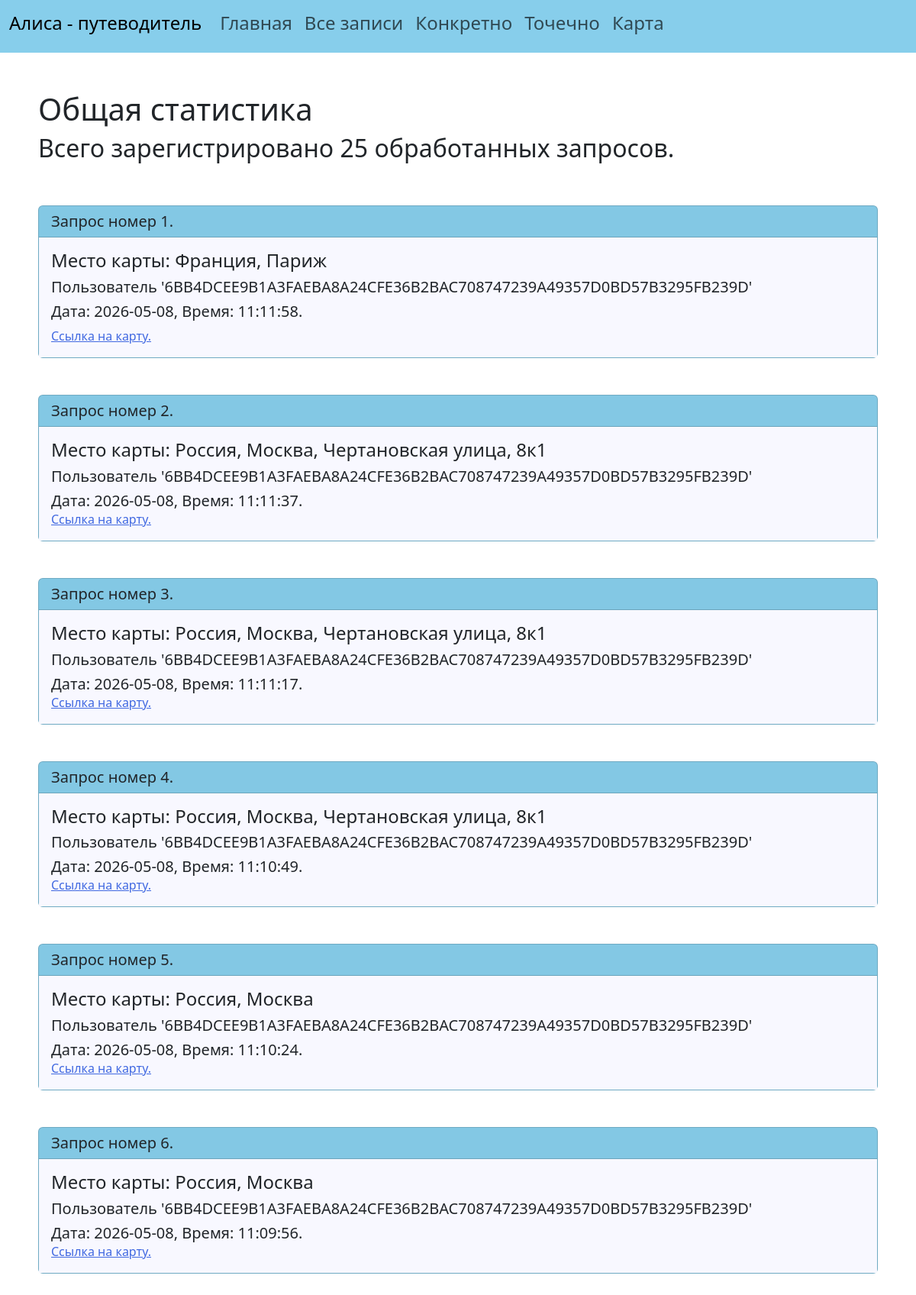
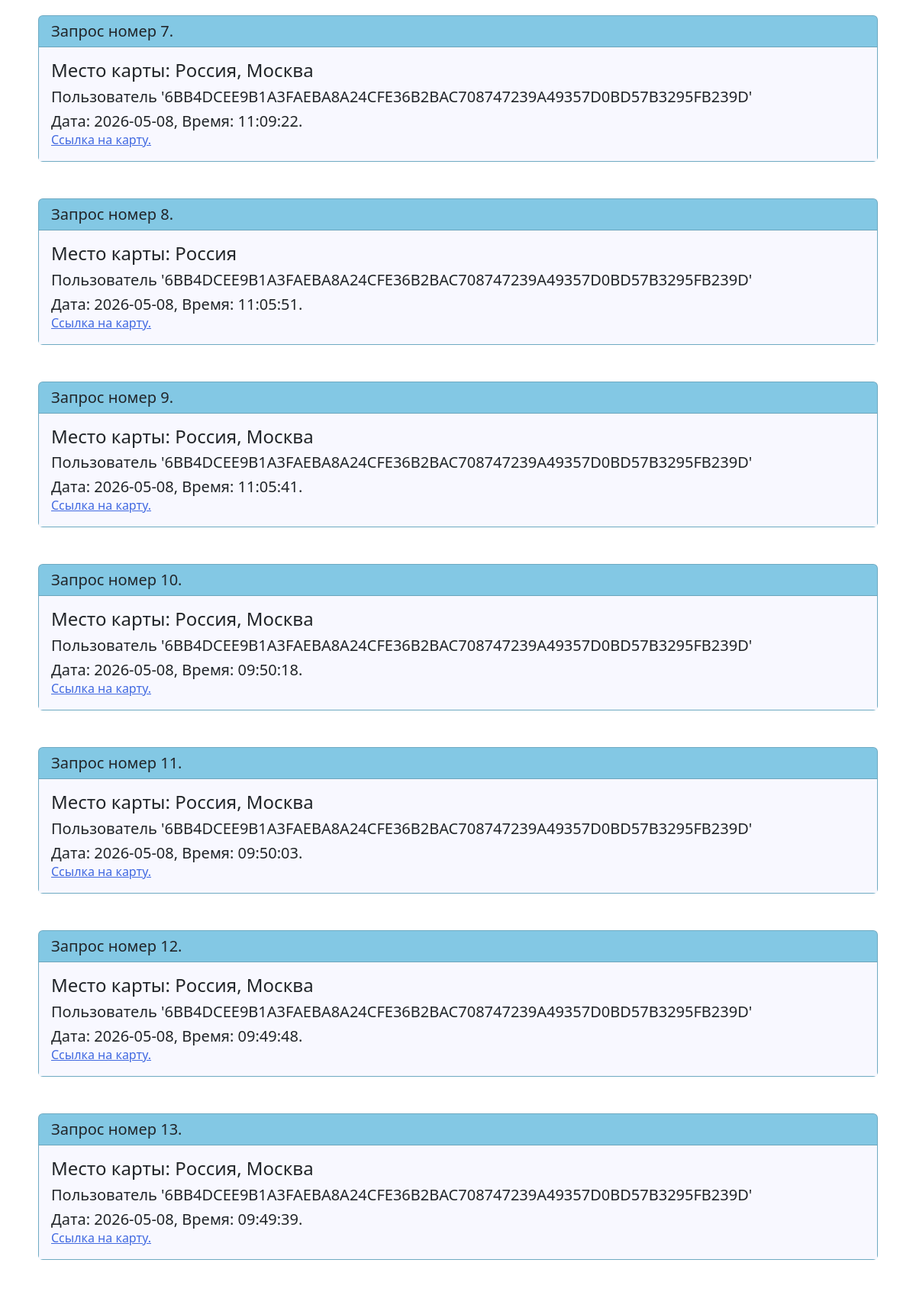
/general_statistics (upper part), run on the app's committed database (2 pictures, top to bottom).
### data/statistics.py (models this page shows)
class Statistics(SqlAlchemyBase):
    __tablename__ = 'statistics'
    id = sqlalchemy.Column(sqlalchemy.Integer, primary_key=True, autoincrement=True)
    user_id = sqlalchemy.Column(sqlalchemy.String, nullable=True)
    url = sqlalchemy.Column(sqlalchemy.String, nullable=False)
    picture_id = sqlalchemy.Column(sqlalchemy.String, nullable=False)
    full_name_place = sqlalchemy.Column(sqlalchemy.String, nullable=False)
    created_date = sqlalchemy.Column(sqlalchemy.DateTime, default=datetime.datetime.now)

### main.py (the view)
@app.route('/general_statistics')
def general_statistics():
    db_sess = db_session.create_session()
    requests = db_sess.query(Statistics).all()
    transform_list = list(map(lambda x: [x.full_name_place, x.user_id,
                                         x.created_date.strftime("Дата: %Y-%m-%d, Время: %H:%M:%S"), x.url], requests))[
        ::-1]
    return render_template('general_statistics.html',
                           number=len(transform_list), requests=transform_list)

### data/db_session.py (called while the page is built)
def create_session() -> Session:
    global __factory
    return __factory()

### templates/general_statistics.html
{% extends "base.html" %}
{% set title = 'Общая Статистика' %}
{% block content %}
    <h1>Общая статистика</h1>
    <h2>Всего зарегистрировано {{number}} обработанных запросов.</h2>
    <br>
    <br>
    {% for line in requests %}
        <div class="card" style="background-color: skyblue">
            <h5 class="card-header">Запрос номер {{loop.index}}.</h5>
            <div class="card-body" style="background-color: ghostwhite">
                <h4 class="card-title">Место карты: {{line[0]}}</h4>
                <h5 class="card-text">Пользователь '{{line[1]}}'</h5>
                <h5 class="card-text">{{line[2]}}.</h5>
                <a target="_blank" href={{line[3]}} class="card-text">Ссылка на карту.<a/>
            </div>
        </div>
        <br>
        <br>
    {% endfor %}
{% endblock %}

### static/css/style.css (style rules this page uses)
a { color: royalblue }

### data on the page
Statistics: full_name_place "Франция, Париж", user "6BB4DCEE9B1A3FAEBA8A24CFE36B2BAC708747239A49357D0BD57B3295FB239D", line "Дата: 2026-05-08, Время: 11:11:58"
Statistics: full_name_place "Россия, Москва, Чертановская улица, 8к1", user "6BB4DCEE9B1A3FAEBA8A24CFE36B2BAC708747239A49357D0BD57B3295FB239D", line "Дата: 2026-05-08, Время: 11:11:37"
Statistics: full_name_place "Россия, Москва, Чертановская улица, 8к1", user "6BB4DCEE9B1A3FAEBA8A24CFE36B2BAC708747239A49357D0BD57B3295FB239D", line "Дата: 2026-05-08, Время: 11:11:17"
Statistics: full_name_place "Россия, Москва, Чертановская улица, 8к1", user "6BB4DCEE9B1A3FAEBA8A24CFE36B2BAC708747239A49357D0BD57B3295FB239D", line "Дата: 2026-05-08, Время: 11:10:49"
Statistics: full_name_place "Россия, Москва", user "6BB4DCEE9B1A3FAEBA8A24CFE36B2BAC708747239A49357D0BD57B3295FB239D", line "Дата: 2026-05-08, Время: 11:10:24"
Statistics: full_name_place "Россия, Москва", user "6BB4DCEE9B1A3FAEBA8A24CFE36B2BAC708747239A49357D0BD57B3295FB239D", line "Дата: 2026-05-08, Время: 11:09:56"
Statistics: full_name_place "Россия, Москва", user "6BB4DCEE9B1A3FAEBA8A24CFE36B2BAC708747239A49357D0BD57B3295FB239D", line "Дата: 2026-05-08, Время: 11:09:22"
Statistics: full_name_place "Россия", user "6BB4DCEE9B1A3FAEBA8A24CFE36B2BAC708747239A49357D0BD57B3295FB239D", line "Дата: 2026-05-08, Время: 11:05:51"
Statistics: full_name_place "Россия, Москва", user "6BB4DCEE9B1A3FAEBA8A24CFE36B2BAC708747239A49357D0BD57B3295FB239D", line "Дата: 2026-05-08, Время: 11:05:41"
Statistics: full_name_place "Россия, Москва", user "6BB4DCEE9B1A3FAEBA8A24CFE36B2BAC708747239A49357D0BD57B3295FB239D", line "Дата: 2026-05-08, Время: 09:50:18"
Statistics: full_name_place "Россия, Москва", user "6BB4DCEE9B1A3FAEBA8A24CFE36B2BAC708747239A49357D0BD57B3295FB239D", line "Дата: 2026-05-08, Время: 09:50:03"
Statistics: full_name_place "Россия, Москва", user "6BB4DCEE9B1A3FAEBA8A24CFE36B2BAC708747239A49357D0BD57B3295FB239D", line "Дата: 2026-05-08, Время: 09:49:48"
Statistics: full_name_place "Россия, Москва", user "6BB4DCEE9B1A3FAEBA8A24CFE36B2BAC708747239A49357D0BD57B3295FB239D", line "Дата: 2026-05-08, Время: 09:49:39"

### other printed values
{{ number }} "25"
